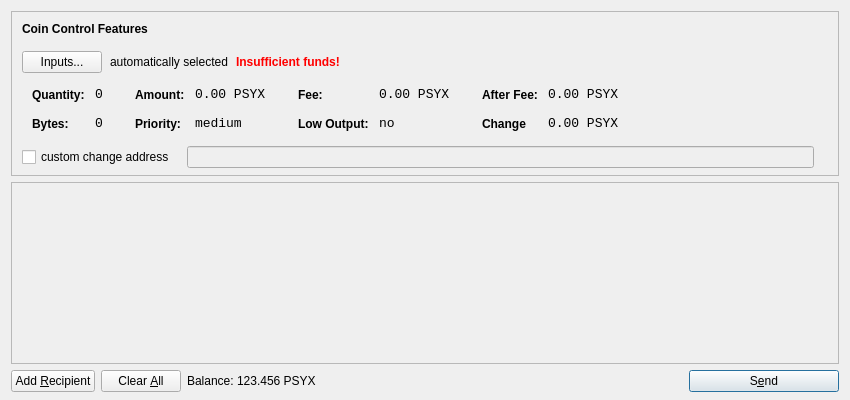
<?xml version="1.0" encoding="UTF-8"?>
<ui version="4.0">
 <class>SendCoinsDialog</class>
 <widget class="QDialog" name="SendCoinsDialog">
  <property name="geometry">
   <rect>
    <x>0</x>
    <y>0</y>
    <width>850</width>
    <height>400</height>
   </rect>
  </property>
  <property name="windowTitle">
   <string>Send Coins</string>
  </property>
  <layout class="QVBoxLayout" name="verticalLayout" stretch="0,1,0">
   <property name="bottomMargin">
    <number>8</number>
   </property>
   <item>
    <widget class="QFrame" name="frameCoinControl">
     <property name="sizePolicy">
      <sizepolicy hsizetype="Expanding" vsizetype="Expanding">
       <horstretch>0</horstretch>
       <verstretch>0</verstretch>
      </sizepolicy>
     </property>
     <property name="maximumSize">
      <size>
       <width>16777215</width>
       <height>16777215</height>
      </size>
     </property>
     <property name="frameShape">
      <enum>QFrame::StyledPanel</enum>
     </property>
     <property name="frameShadow">
      <enum>QFrame::Sunken</enum>
     </property>
     <layout class="QVBoxLayout" name="verticalLayoutCoinControl2">
      <property name="spacing">
       <number>-1</number>
      </property>
      <property name="leftMargin">
       <number>0</number>
      </property>
      <property name="topMargin">
       <number>0</number>
      </property>
      <property name="rightMargin">
       <number>0</number>
      </property>
      <property name="bottomMargin">
       <number>6</number>
      </property>
      <item>
       <layout class="QVBoxLayout" name="verticalLayoutCoinControl" stretch="0,0,0,0,1">
        <property name="spacing">
         <number>0</number>
        </property>
        <property name="leftMargin">
         <number>10</number>
        </property>
        <property name="topMargin">
         <number>10</number>
        </property>
        <item>
         <layout class="QHBoxLayout" name="horizontalLayoutCoinControl1">
          <property name="bottomMargin">
           <number>15</number>
          </property>
          <item>
           <widget class="QLabel" name="labelCoinControlFeatures">
            <property name="sizePolicy">
             <sizepolicy hsizetype="Preferred" vsizetype="Maximum">
              <horstretch>0</horstretch>
              <verstretch>0</verstretch>
             </sizepolicy>
            </property>
            <property name="font">
             <font>
              <weight>75</weight>
              <bold>true</bold>
             </font>
            </property>
            <property name="styleSheet">
             <string notr="true">font-weight:bold;</string>
            </property>
            <property name="text">
             <string>Coin Control Features</string>
            </property>
           </widget>
          </item>
         </layout>
        </item>
        <item>
         <layout class="QHBoxLayout" name="horizontalLayoutCoinControl2" stretch="0,0,0,0">
          <property name="spacing">
           <number>8</number>
          </property>
          <property name="bottomMargin">
           <number>10</number>
          </property>
          <item>
           <widget class="QPushButton" name="pushButtonCoinControl">
            <property name="styleSheet">
             <string notr="true"/>
            </property>
            <property name="text">
             <string>Inputs...</string>
            </property>
           </widget>
          </item>
          <item>
           <widget class="QLabel" name="labelCoinControlAutomaticallySelected">
            <property name="text">
             <string>automatically selected</string>
            </property>
            <property name="margin">
             <number>5</number>
            </property>
           </widget>
          </item>
          <item>
           <widget class="QLabel" name="labelCoinControlInsuffFunds">
            <property name="font">
             <font>
              <weight>75</weight>
              <bold>true</bold>
             </font>
            </property>
            <property name="styleSheet">
             <string notr="true">color:red;font-weight:bold;</string>
            </property>
            <property name="text">
             <string>Insufficient funds!</string>
            </property>
            <property name="margin">
             <number>5</number>
            </property>
           </widget>
          </item>
          <item>
           <spacer name="horizontalSpacerCoinControl">
            <property name="orientation">
             <enum>Qt::Horizontal</enum>
            </property>
            <property name="sizeHint" stdset="0">
             <size>
              <width>40</width>
              <height>1</height>
             </size>
            </property>
           </spacer>
          </item>
         </layout>
        </item>
        <item>
         <widget class="QWidget" name="widgetCoinControl" native="true">
          <property name="sizePolicy">
           <sizepolicy hsizetype="Preferred" vsizetype="Preferred">
            <horstretch>0</horstretch>
            <verstretch>0</verstretch>
           </sizepolicy>
          </property>
          <property name="minimumSize">
           <size>
            <width>0</width>
            <height>0</height>
           </size>
          </property>
          <property name="styleSheet">
           <string notr="true"/>
          </property>
          <layout class="QHBoxLayout" name="horizontalLayoutCoinControl5">
           <property name="margin">
            <number>0</number>
           </property>
           <item>
            <layout class="QHBoxLayout" name="horizontalLayoutCoinControl3" stretch="0,0,0,1">
             <property name="spacing">
              <number>20</number>
             </property>
             <property name="topMargin">
              <number>0</number>
             </property>
             <property name="bottomMargin">
              <number>10</number>
             </property>
             <item>
              <layout class="QFormLayout" name="formLayoutCoinControl1">
               <property name="horizontalSpacing">
                <number>10</number>
               </property>
               <property name="verticalSpacing">
                <number>14</number>
               </property>
               <property name="leftMargin">
                <number>10</number>
               </property>
               <property name="topMargin">
                <number>4</number>
               </property>
               <property name="rightMargin">
                <number>6</number>
               </property>
               <item row="0" column="0">
                <widget class="QLabel" name="labelCoinControlQuantityText">
                 <property name="styleSheet">
                  <string notr="true">font-weight:bold;</string>
                 </property>
                 <property name="text">
                  <string>Quantity:</string>
                 </property>
                 <property name="margin">
                  <number>0</number>
                 </property>
                </widget>
               </item>
               <item row="0" column="1">
                <widget class="QLabel" name="labelCoinControlQuantity">
                 <property name="font">
                  <font>
                   <family>Monospace</family>
                   <pointsize>10</pointsize>
                  </font>
                 </property>
                 <property name="cursor">
                  <cursorShape>IBeamCursor</cursorShape>
                 </property>
                 <property name="contextMenuPolicy">
                  <enum>Qt::ActionsContextMenu</enum>
                 </property>
                 <property name="text">
                  <string>0</string>
                 </property>
                 <property name="margin">
                  <number>0</number>
                 </property>
                 <property name="textInteractionFlags">
                  <set>Qt::LinksAccessibleByMouse|Qt::TextSelectableByKeyboard|Qt::TextSelectableByMouse</set>
                 </property>
                </widget>
               </item>
               <item row="1" column="0">
                <widget class="QLabel" name="labelCoinControlBytesText">
                 <property name="styleSheet">
                  <string notr="true">font-weight:bold;</string>
                 </property>
                 <property name="text">
                  <string>Bytes:</string>
                 </property>
                </widget>
               </item>
               <item row="1" column="1">
                <widget class="QLabel" name="labelCoinControlBytes">
                 <property name="font">
                  <font>
                   <family>Monospace</family>
                   <pointsize>10</pointsize>
                  </font>
                 </property>
                 <property name="cursor">
                  <cursorShape>IBeamCursor</cursorShape>
                 </property>
                 <property name="contextMenuPolicy">
                  <enum>Qt::ActionsContextMenu</enum>
                 </property>
                 <property name="text">
                  <string>0</string>
                 </property>
                 <property name="textInteractionFlags">
                  <set>Qt::LinksAccessibleByMouse|Qt::TextSelectableByKeyboard|Qt::TextSelectableByMouse</set>
                 </property>
                </widget>
               </item>
              </layout>
             </item>
             <item>
              <layout class="QFormLayout" name="formLayoutCoinControl2">
               <property name="horizontalSpacing">
                <number>10</number>
               </property>
               <property name="verticalSpacing">
                <number>14</number>
               </property>
               <property name="leftMargin">
                <number>6</number>
               </property>
               <property name="topMargin">
                <number>4</number>
               </property>
               <property name="rightMargin">
                <number>6</number>
               </property>
               <item row="0" column="0">
                <widget class="QLabel" name="labelCoinControlAmountText">
                 <property name="styleSheet">
                  <string notr="true">font-weight:bold;</string>
                 </property>
                 <property name="text">
                  <string>Amount:</string>
                 </property>
                 <property name="margin">
                  <number>0</number>
                 </property>
                </widget>
               </item>
               <item row="0" column="1">
                <widget class="QLabel" name="labelCoinControlAmount">
                 <property name="font">
                  <font>
                   <family>Monospace</family>
                   <pointsize>10</pointsize>
                  </font>
                 </property>
                 <property name="cursor">
                  <cursorShape>IBeamCursor</cursorShape>
                 </property>
                 <property name="contextMenuPolicy">
                  <enum>Qt::ActionsContextMenu</enum>
                 </property>
                 <property name="text">
                  <string>0.00 PSYX</string>
                 </property>
                 <property name="textInteractionFlags">
                  <set>Qt::LinksAccessibleByMouse|Qt::TextSelectableByKeyboard|Qt::TextSelectableByMouse</set>
                 </property>
                </widget>
               </item>
               <item row="1" column="0">
                <widget class="QLabel" name="labelCoinControlPriorityText">
                 <property name="styleSheet">
                  <string notr="true">font-weight:bold;</string>
                 </property>
                 <property name="text">
                  <string>Priority:</string>
                 </property>
                </widget>
               </item>
               <item row="1" column="1">
                <widget class="QLabel" name="labelCoinControlPriority">
                 <property name="font">
                  <font>
                   <family>Monospace</family>
                   <pointsize>10</pointsize>
                  </font>
                 </property>
                 <property name="cursor">
                  <cursorShape>IBeamCursor</cursorShape>
                 </property>
                 <property name="contextMenuPolicy">
                  <enum>Qt::ActionsContextMenu</enum>
                 </property>
                 <property name="text">
                  <string>medium</string>
                 </property>
                 <property name="textInteractionFlags">
                  <set>Qt::LinksAccessibleByMouse|Qt::TextSelectableByKeyboard|Qt::TextSelectableByMouse</set>
                 </property>
                </widget>
               </item>
              </layout>
             </item>
             <item>
              <layout class="QFormLayout" name="formLayoutCoinControl3">
               <property name="horizontalSpacing">
                <number>10</number>
               </property>
               <property name="verticalSpacing">
                <number>14</number>
               </property>
               <property name="leftMargin">
                <number>6</number>
               </property>
               <property name="topMargin">
                <number>4</number>
               </property>
               <property name="rightMargin">
                <number>6</number>
               </property>
               <item row="0" column="0">
                <widget class="QLabel" name="labelCoinControlFeeText">
                 <property name="styleSheet">
                  <string notr="true">font-weight:bold;</string>
                 </property>
                 <property name="text">
                  <string>Fee:</string>
                 </property>
                 <property name="margin">
                  <number>0</number>
                 </property>
                </widget>
               </item>
               <item row="0" column="1">
                <widget class="QLabel" name="labelCoinControlFee">
                 <property name="font">
                  <font>
                   <family>Monospace</family>
                   <pointsize>10</pointsize>
                  </font>
                 </property>
                 <property name="cursor">
                  <cursorShape>IBeamCursor</cursorShape>
                 </property>
                 <property name="contextMenuPolicy">
                  <enum>Qt::ActionsContextMenu</enum>
                 </property>
                 <property name="text">
                  <string>0.00 PSYX</string>
                 </property>
                 <property name="textInteractionFlags">
                  <set>Qt::LinksAccessibleByMouse|Qt::TextSelectableByKeyboard|Qt::TextSelectableByMouse</set>
                 </property>
                </widget>
               </item>
               <item row="1" column="0">
                <widget class="QLabel" name="labelCoinControlLowOutputText">
                 <property name="styleSheet">
                  <string notr="true">font-weight:bold;</string>
                 </property>
                 <property name="text">
                  <string>Low Output:</string>
                 </property>
                </widget>
               </item>
               <item row="1" column="1">
                <widget class="QLabel" name="labelCoinControlLowOutput">
                 <property name="font">
                  <font>
                   <family>Monospace</family>
                   <pointsize>10</pointsize>
                  </font>
                 </property>
                 <property name="cursor">
                  <cursorShape>IBeamCursor</cursorShape>
                 </property>
                 <property name="contextMenuPolicy">
                  <enum>Qt::ActionsContextMenu</enum>
                 </property>
                 <property name="text">
                  <string>no</string>
                 </property>
                 <property name="textInteractionFlags">
                  <set>Qt::LinksAccessibleByMouse|Qt::TextSelectableByKeyboard|Qt::TextSelectableByMouse</set>
                 </property>
                </widget>
               </item>
              </layout>
             </item>
             <item>
              <layout class="QFormLayout" name="formLayoutCoinControl4">
               <property name="horizontalSpacing">
                <number>10</number>
               </property>
               <property name="verticalSpacing">
                <number>14</number>
               </property>
               <property name="leftMargin">
                <number>6</number>
               </property>
               <property name="topMargin">
                <number>4</number>
               </property>
               <property name="rightMargin">
                <number>6</number>
               </property>
               <item row="0" column="0">
                <widget class="QLabel" name="labelCoinControlAfterFeeText">
                 <property name="styleSheet">
                  <string notr="true">font-weight:bold;</string>
                 </property>
                 <property name="text">
                  <string>After Fee:</string>
                 </property>
                 <property name="margin">
                  <number>0</number>
                 </property>
                </widget>
               </item>
               <item row="0" column="1">
                <widget class="QLabel" name="labelCoinControlAfterFee">
                 <property name="font">
                  <font>
                   <family>Monospace</family>
                   <pointsize>10</pointsize>
                  </font>
                 </property>
                 <property name="cursor">
                  <cursorShape>IBeamCursor</cursorShape>
                 </property>
                 <property name="contextMenuPolicy">
                  <enum>Qt::ActionsContextMenu</enum>
                 </property>
                 <property name="text">
                  <string>0.00 PSYX</string>
                 </property>
                 <property name="textInteractionFlags">
                  <set>Qt::LinksAccessibleByMouse|Qt::TextSelectableByKeyboard|Qt::TextSelectableByMouse</set>
                 </property>
                </widget>
               </item>
               <item row="1" column="0">
                <widget class="QLabel" name="labelCoinControlChangeText">
                 <property name="styleSheet">
                  <string notr="true">font-weight:bold;</string>
                 </property>
                 <property name="text">
                  <string>Change</string>
                 </property>
                </widget>
               </item>
               <item row="1" column="1">
                <widget class="QLabel" name="labelCoinControlChange">
                 <property name="font">
                  <font>
                   <family>Monospace</family>
                   <pointsize>10</pointsize>
                  </font>
                 </property>
                 <property name="cursor">
                  <cursorShape>IBeamCursor</cursorShape>
                 </property>
                 <property name="contextMenuPolicy">
                  <enum>Qt::ActionsContextMenu</enum>
                 </property>
                 <property name="text">
                  <string>0.00 PSYX</string>
                 </property>
                 <property name="textInteractionFlags">
                  <set>Qt::LinksAccessibleByMouse|Qt::TextSelectableByKeyboard|Qt::TextSelectableByMouse</set>
                 </property>
                </widget>
               </item>
              </layout>
             </item>
            </layout>
           </item>
          </layout>
         </widget>
        </item>
        <item>
         <layout class="QHBoxLayout" name="horizontalLayoutCoinControl4" stretch="0,0,0">
          <property name="spacing">
           <number>12</number>
          </property>
          <property name="sizeConstraint">
           <enum>QLayout::SetDefaultConstraint</enum>
          </property>
          <property name="topMargin">
           <number>5</number>
          </property>
          <property name="rightMargin">
           <number>5</number>
          </property>
          <item>
           <widget class="QCheckBox" name="checkBoxCoinControlChange">
            <property name="text">
             <string>custom change address</string>
            </property>
           </widget>
          </item>
          <item>
           <widget class="QLineEdit" name="lineEditCoinControlChange">
            <property name="enabled">
             <bool>false</bool>
            </property>
            <property name="sizePolicy">
             <sizepolicy hsizetype="Expanding" vsizetype="Fixed">
              <horstretch>0</horstretch>
              <verstretch>0</verstretch>
             </sizepolicy>
            </property>
           </widget>
          </item>
          <item>
           <widget class="QLabel" name="labelCoinControlChangeLabel">
            <property name="sizePolicy">
             <sizepolicy hsizetype="Preferred" vsizetype="Expanding">
              <horstretch>0</horstretch>
              <verstretch>0</verstretch>
             </sizepolicy>
            </property>
            <property name="minimumSize">
             <size>
              <width>0</width>
              <height>0</height>
             </size>
            </property>
            <property name="text">
             <string/>
            </property>
            <property name="margin">
             <number>3</number>
            </property>
           </widget>
          </item>
         </layout>
        </item>
        <item>
         <spacer name="verticalSpacerCoinControl">
          <property name="orientation">
           <enum>Qt::Vertical</enum>
          </property>
          <property name="sizeHint" stdset="0">
           <size>
            <width>800</width>
            <height>1</height>
           </size>
          </property>
         </spacer>
        </item>
       </layout>
      </item>
     </layout>
    </widget>
   </item>
   <item>
    <widget class="QScrollArea" name="scrollArea">
     <property name="widgetResizable">
      <bool>true</bool>
     </property>
     <widget class="QWidget" name="scrollAreaWidgetContents">
      <property name="geometry">
       <rect>
        <x>0</x>
        <y>0</y>
        <width>830</width>
        <height>165</height>
       </rect>
      </property>
      <layout class="QVBoxLayout" name="verticalLayout_2">
       <property name="margin">
        <number>0</number>
       </property>
       <item>
        <layout class="QVBoxLayout" name="entries">
         <property name="spacing">
          <number>6</number>
         </property>
        </layout>
       </item>
       <item>
        <spacer name="verticalSpacer">
         <property name="orientation">
          <enum>Qt::Vertical</enum>
         </property>
         <property name="sizeHint" stdset="0">
          <size>
           <width>20</width>
           <height>40</height>
          </size>
         </property>
        </spacer>
       </item>
      </layout>
     </widget>
    </widget>
   </item>
   <item>
    <layout class="QHBoxLayout" name="horizontalLayout">
     <item>
      <widget class="QPushButton" name="addButton">
       <property name="toolTip">
        <string>Send to multiple recipients at once</string>
       </property>
       <property name="text">
        <string>Add &amp;Recipient</string>
       </property>
       <property name="icon">
        <iconset resource="../bitcoin.qrc">
         <normaloff>:/icons/add</normaloff>:/icons/add</iconset>
       </property>
       <property name="autoDefault">
        <bool>false</bool>
       </property>
      </widget>
     </item>
     <item>
      <widget class="QPushButton" name="clearButton">
       <property name="sizePolicy">
        <sizepolicy hsizetype="Minimum" vsizetype="Fixed">
         <horstretch>0</horstretch>
         <verstretch>0</verstretch>
        </sizepolicy>
       </property>
       <property name="toolTip">
        <string>Remove all transaction fields</string>
       </property>
       <property name="text">
        <string>Clear &amp;All</string>
       </property>
       <property name="icon">
        <iconset resource="../bitcoin.qrc">
         <normaloff>:/icons/remove</normaloff>:/icons/remove</iconset>
       </property>
       <property name="autoRepeatDelay">
        <number>300</number>
       </property>
       <property name="autoDefault">
        <bool>false</bool>
       </property>
      </widget>
     </item>
     <item>
      <layout class="QHBoxLayout" name="horizontalLayout_2">
       <property name="spacing">
        <number>3</number>
       </property>
       <item>
        <widget class="QLabel" name="label">
         <property name="sizePolicy">
          <sizepolicy hsizetype="Preferred" vsizetype="Fixed">
           <horstretch>0</horstretch>
           <verstretch>0</verstretch>
          </sizepolicy>
         </property>
         <property name="text">
          <string>Balance:</string>
         </property>
        </widget>
       </item>
       <item>
        <widget class="QLabel" name="labelBalance">
         <property name="sizePolicy">
          <sizepolicy hsizetype="Preferred" vsizetype="Fixed">
           <horstretch>0</horstretch>
           <verstretch>0</verstretch>
          </sizepolicy>
         </property>
         <property name="cursor">
          <cursorShape>IBeamCursor</cursorShape>
         </property>
         <property name="text">
          <string>123.456 PSYX</string>
         </property>
         <property name="textInteractionFlags">
          <set>Qt::LinksAccessibleByMouse|Qt::TextSelectableByKeyboard|Qt::TextSelectableByMouse</set>
         </property>
        </widget>
       </item>
      </layout>
     </item>
     <item>
      <spacer name="horizontalSpacer">
       <property name="orientation">
        <enum>Qt::Horizontal</enum>
       </property>
       <property name="sizeHint" stdset="0">
        <size>
         <width>40</width>
         <height>20</height>
        </size>
       </property>
      </spacer>
     </item>
     <item>
      <widget class="QPushButton" name="sendButton">
       <property name="minimumSize">
        <size>
         <width>150</width>
         <height>0</height>
        </size>
       </property>
       <property name="toolTip">
        <string>Confirm the send action</string>
       </property>
       <property name="text">
        <string>S&amp;end</string>
       </property>
       <property name="icon">
        <iconset resource="../bitcoin.qrc">
         <normaloff>:/icons/send</normaloff>:/icons/send</iconset>
       </property>
       <property name="default">
        <bool>true</bool>
       </property>
      </widget>
     </item>
    </layout>
   </item>
  </layout>
 </widget>
 <resources>
  <include location="../bitcoin.qrc"/>
 </resources>
 <connections/>
</ui>
